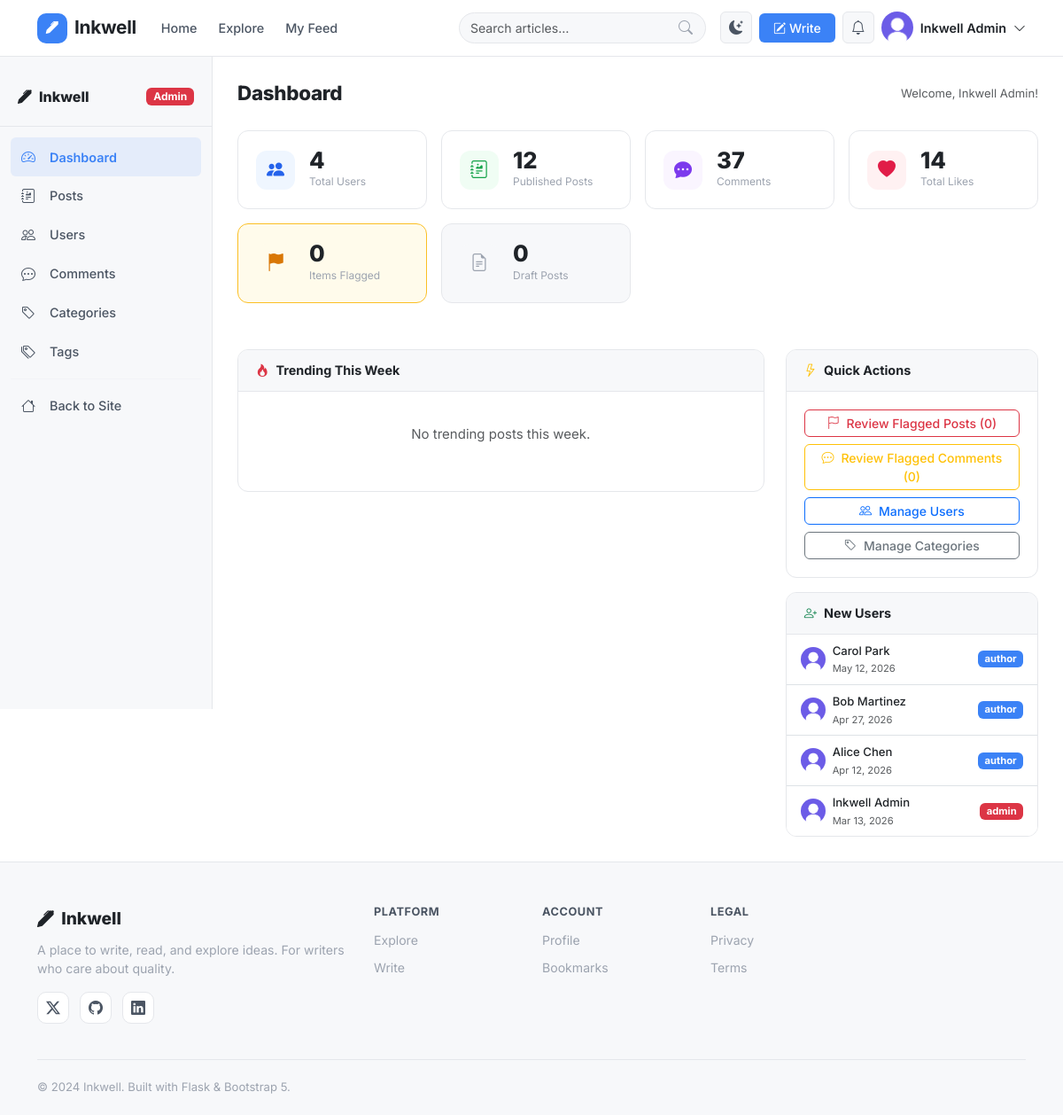
Page /admin/ (signed in) on the earlier database version.
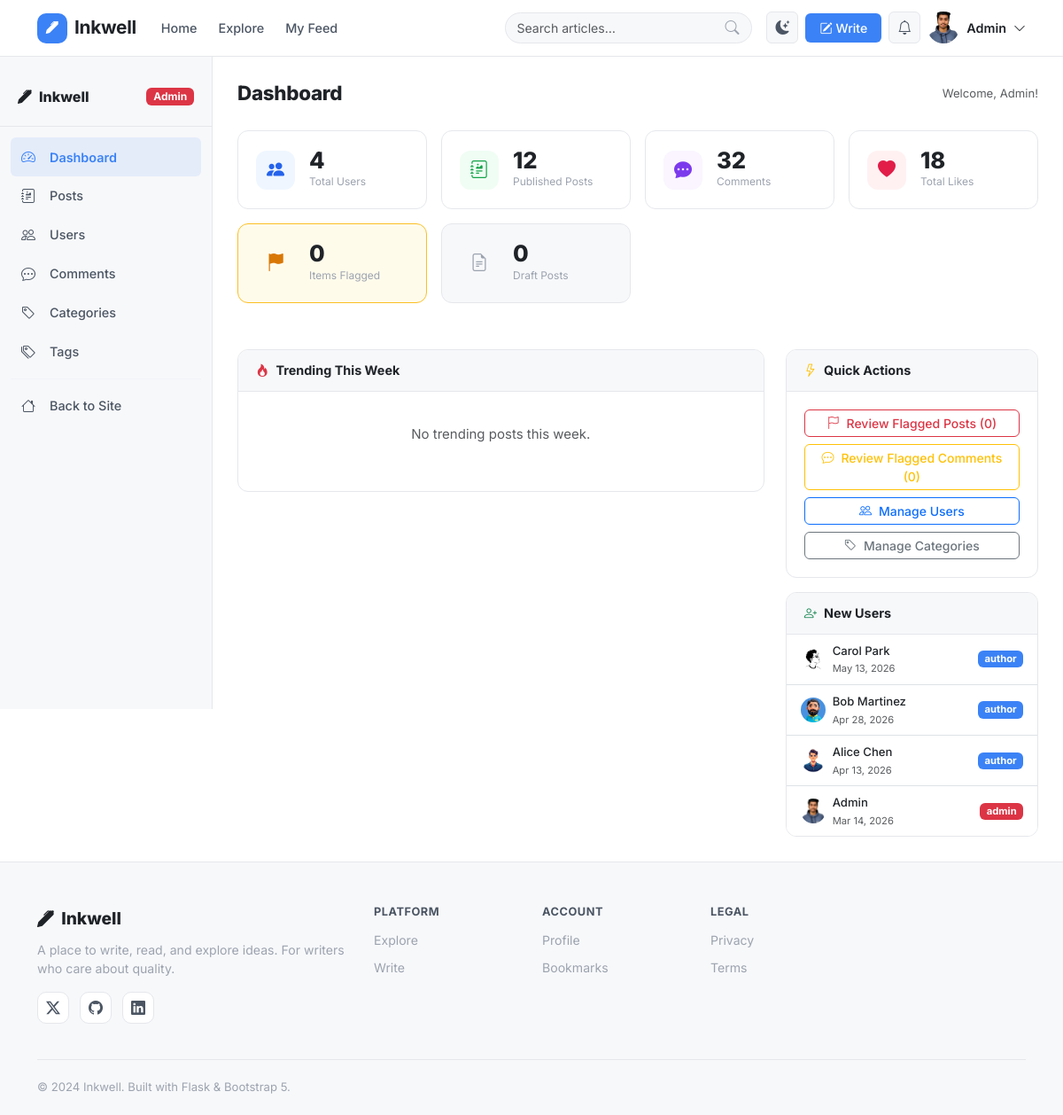
Same page on the later database version.
### app/models/user.py (models this page shows, shortened)
class User(db.Model):
    __tablename__ = "users"
    id = db.Column(db.Integer, primary_key=True)
    username = db.Column(db.String(64), unique=True, nullable=False, index=True)
    email = db.Column(db.String(120), unique=True, nullable=False, index=True)
    password_hash = db.Column(db.String(256), nullable=False)
    display_name = db.Column(db.String(100))
    bio = db.Column(db.Text)
    avatar_url = db.Column(db.String(255), default="default_avatar.png")
    website = db.Column(db.String(255))
    twitter = db.Column(db.String(100))
    github = db.Column(db.String(100))
    linkedin = db.Column(db.String(100))
    role = db.Column(db.String(20), default="user")  # user | author | admin
    is_active = db.Column(db.Boolean, default=True)
    is_email_verified = db.Column(db.Boolean, default=False)
    created_at = db.Column(db.DateTime, default=datetime.utcnow)
    updated_at = db.Column(db.DateTime, default=datetime.utcnow, onupdate=datetime.utcnow)
    last_seen = db.Column(db.DateTime)
    posts = db.relationship("Post", backref="author", lazy="dynamic", cascade="all, delete-orphan")
    comments = db.relationship("Comment", backref="author", lazy="dynamic", cascade="all, delete-orphan")
    likes = db.relationship("Like", backref="user", lazy="dynamic", cascade="all, delete-orphan")
    bookmarks = db.relationship("Bookmark", backref="user", lazy="dynamic", cascade="all, delete-orphan")
    notifications = db.relationship("Notification", backref="recipient", lazy="dynamic",
                                    foreign_keys="Notification.user_id", cascade="all, delete-orphan")
    followed = db.relationship(
        "User",
        secondary=followers_table,
        primaryjoin=(followers_table.c.follower_id == id),
        secondaryjoin=(followers_table.c.followed_id == id),
        backref=db.backref("followers", lazy="dynamic"),
        lazy="dynamic",
    )

### app/blueprints/admin/__init__.py (the view)
@admin_bp.route("/")
@admin_required
def dashboard():
    from datetime import datetime, timedelta
    current_user = get_current_user()
    stats = {
        "total_users": User.query.count(),
        "total_posts": Post.query.filter_by(status="published").count(),
        "total_comments": Comment.query.count(),
        "total_likes": Like.query.count(),
        "draft_posts": Post.query.filter_by(status="draft").count(),
        "flagged_posts": Post.query.filter_by(status="flagged").count(),
        "flagged_comments": Comment.query.filter_by(is_flagged=True).count(),
    }
    week_ago = datetime.utcnow() - timedelta(days=7)
    trending = Post.query.filter(
        Post.status == "published",
        Post.published_at >= week_ago
    ).order_by(Post.view_count.desc()).limit(5).all()
    recent_users = User.query.order_by(User.created_at.desc()).limit(5).all()
    recent_comments = Comment.query.order_by(Comment.created_at.desc()).limit(5).all()
    flagged_posts = Post.query.filter_by(status="flagged").limit(5).all()
    flagged_comments = Comment.query.filter_by(is_flagged=True).limit(5).all()
    return render_template("admin/dashboard.html",
                           current_user=current_user,
                           stats=stats,
                           trending=trending,
                           recent_users=recent_users,
                           recent_comments=recent_comments,
                           flagged_posts=flagged_posts,
                           flagged_comments=flagged_comments)

### app/blueprints/admin/__init__.py (called while the page is built)
def get_current_user():
    uid = session.get("user_id")
    return User.query.get(uid) if uid else None

def admin_required(fn):
    from functools import wraps
    @wraps(fn)
    def wrapper(*args, **kwargs):
        current_user = get_current_user()
        if not current_user or current_user.role != "admin":
            flash("Admin access required.", "danger")
            return redirect(url_for("main.index"))
        return fn(*args, **kwargs)
    return wrapper

### app/templates/admin/dashboard.html (shortened to what the changed rows need)
{% extends "base.html" %}
{% block extra_css %}<link rel="stylesheet" href="{{ url_for('static', filename='css/admin.css') }}">{% endblock %}
{% block content %}
<div class="admin-layout">
  <div class="admin-main">
    <div class="admin-topbar">
      <h4 class="admin-page-title">Dashboard</h4>
      <span class="text-muted small">Welcome, {{ current_user.display_name or current_user.username }}!</span>
    </div>
    <div class="admin-stats-grid">
      <div class="admin-stat-card" data-aos="fade-up" data-aos-delay="120">
        <div class="stat-body">
          <div class="stat-number">{{ stats.total_comments }}</div>
          <div class="stat-label">Comments</div>
        </div>
      </div>
      <div class="admin-stat-card" data-aos="fade-up" data-aos-delay="180">
        <div class="stat-body">
          <div class="stat-number">{{ stats.total_likes }}</div>
          <div class="stat-label">Total Likes</div>
        </div>
      </div>
    </div>
    <div class="row g-4 mt-2">
      <div class="col-lg-4">
        <div class="admin-card mt-3">
          <div class="admin-card-body p-0">
            <ul class="list-group list-group-flush">
              {% for user in recent_users %}
              <li class="list-group-item d-flex align-items-center gap-2 py-2">
                <img src="{{ url_for('static', filename=user.avatar_url) }}" class="avatar-xs rounded-circle" onerror="this.src='/static/images/default_avatar.png'">
                <div>
                  <div class="small fw-medium">{{ user.display_name or user.username }}</div>
                  <div class="text-muted" style="font-size:.7rem">{{ user.created_at.strftime('%b %d, %Y') }}</div>
                </div>
                <span class="ms-auto badge {% if user.role == 'admin' %}bg-danger{% elif user.role == 'author' %}bg-primary{% else %}bg-secondary{% endif %}">{{ user.role }}</span>
              </li>
              {% endfor %}
            </ul>
          </div>
        </div>
      </div>
    </div>
  </div>
</div>
{% endblock %}

### app/templates/base.html (shortened to what the changed rows need)
<!DOCTYPE html>
<html lang="en" data-bs-theme="light">
<head>
  <link href="https://cdn.jsdelivr.net/npm/bootstrap@5.3.2/dist/css/bootstrap.min.css" rel="stylesheet">
  <link href="https://cdn.jsdelivr.net/npm/bootstrap-icons@1.11.3/font/bootstrap-icons.min.css" rel="stylesheet">
  <link href="https://unpkg.com/aos@2.3.4/dist/aos.css" rel="stylesheet">
  <link rel="stylesheet" href="{{ url_for('static', filename='css/main.css') }}">
  {% block extra_css %}{% endblock %}
</head>
<body class="d-flex flex-column min-vh-100">
<nav class="navbar navbar-expand-lg navbar-main sticky-top" id="mainNavbar">
  <div class="container">
    <div class="collapse navbar-collapse" id="navbarNav">
      <ul class="navbar-nav align-items-center gap-2">
        {% if current_user %}
        <li class="nav-item">
          <a class="btn btn-write" href="{{ url_for('posts.create') }}">
            <i class="bi bi-pencil-square me-1"></i>Write
          </a>
        </li>
        <li class="nav-item dropdown">
          <button class="btn btn-icon-nav" data-bs-toggle="dropdown">
            <i class="bi bi-bell"></i>
          </button>
        </li>
        <li class="nav-item dropdown">
          <button class="btn p-0 border-0 d-flex align-items-center gap-2" data-bs-toggle="dropdown" id="userMenuBtn">
            <img src="{{ url_for('static', filename=current_user.avatar_url) if current_user.avatar_url else url_for('static', filename='images/default_avatar.png') }}"
                 alt="{{ current_user.username }}" class="avatar-sm rounded-circle" onerror="this.src='/static/images/default_avatar.png'">
            <span class="user-name d-none d-lg-inline">{{ current_user.display_name or current_user.username }}</span>
            <i class="bi bi-chevron-down small"></i>
          </button>
        </li>
        {% endif %}
      </ul>
    </div>
  </div>
</nav>
<main class="flex-grow-1">
  {% block content %}{% endblock %}
</main>
</body>
</html>

Differences in the rows shown:
changed User "admin": avatar_url: picture added in place of a placeholder; display_name "Inkwell Admin" → "Admin"; created_at "Mar 13, 2026" → "Mar 14, 2026"
changed User "Carol Park": avatar_url: picture added in place of a placeholder; created_at "May 12, 2026" → "May 13, 2026"
changed User "Bob Martinez": avatar_url: picture added in place of a placeholder; created_at "Apr 27, 2026" → "Apr 28, 2026"
changed User "Alice Chen": avatar_url: picture added in place of a placeholder; created_at "Apr 12, 2026" → "Apr 13, 2026"
Other differences:
{{ stats.total_comments }}: "37" → "32"
{{ stats.total_likes }}: "14" → "18"
